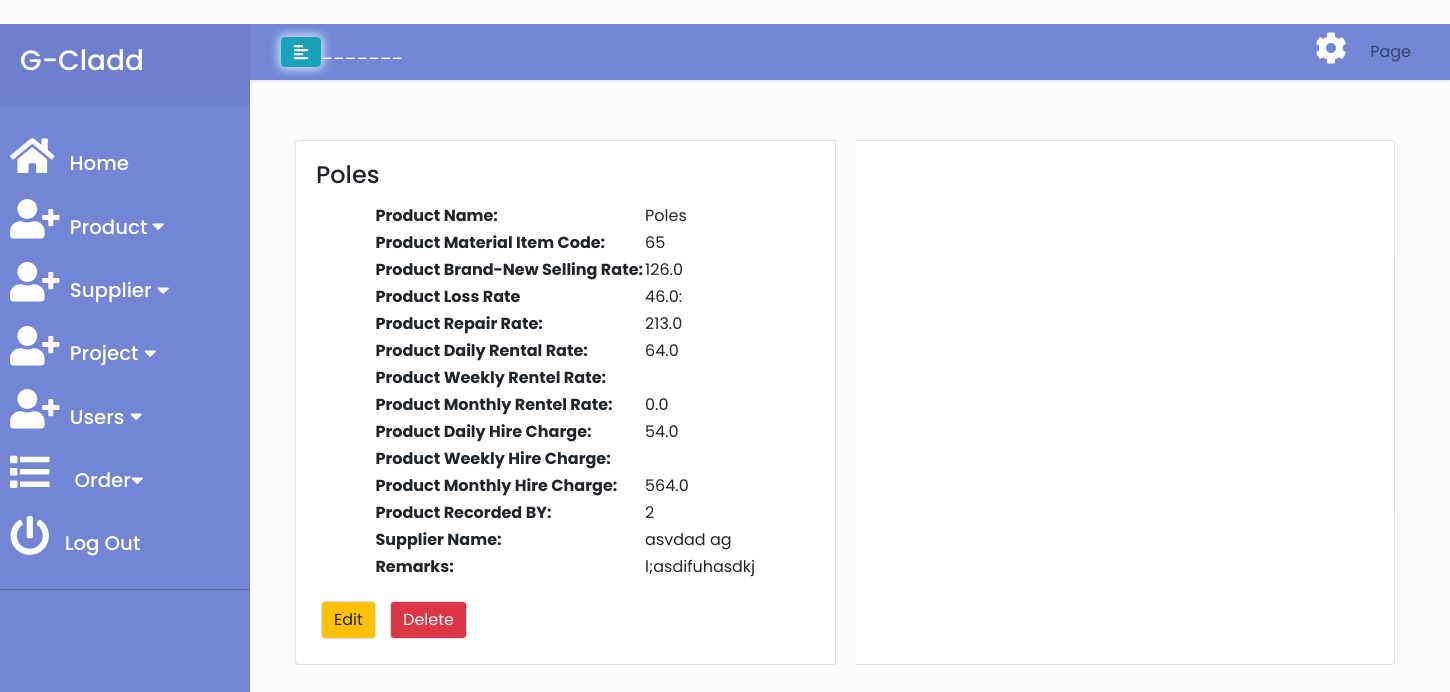
The app's page /product/6/ (signed in) with its own data.
### product/models.py (models this page shows, shortened)
class ProductRegister(models.Model):
    productName= models.CharField(max_length=100)
    productMaterialItemCode= models.CharField(max_length=100)
    productBrandNewSellingRate= models.FloatField()
    productSecondHandSellingRate= models.FloatField()
    productLossRate=models.FloatField()
    productRepairRate=models.FloatField()
    productCleaningRate=models.FloatField()
    productDailyRentalRate=models.FloatField()
    productWeeklyRentalRate=models.FloatField()
    productMonthlyRentalRate=models.FloatField()
    productDailyHireCharge=models.FloatField()
    productWeeklyHireCharge=models.FloatField()
    productMonthlyHireCharge=models.FloatField()
    productRecordedBy=models.CharField(max_length=100)
    supplierName=models.CharField(max_length=100)
    remarks=models.CharField(max_length=200)
    def get_update_url(self):
        return reverse('product_update',args=[self.id])
    def get_delete_url(self):
        return reverse('product_delete',args=[self.id])
    class Meta:
        ordering=['productName']

### product/views.py (the view)
# urls.py: path('<int:pk>/',views.ProductDetailView.as_view(),name='product_detail'),
class ProductDetailView(generic.DetailView):
    model=ProductRegister
    context_object_name='product'
    template_name='product/product_detail.html'

### product/templates/product/product_detail.html (shortened to what this page needs)
{%extends 'layout.html'%}
{% block content%}
    <div class="container" style="margin: 10px;padding: 10px;">
        <div class="card-group" >
            <div class="card" style="margin:10px;width:500rem;">
                <div class="card-body">
                    <h4 class="card-title">{{product.productName}}</h4>
                    <p class="card-text">
                        <table align="center">
                            <tr>
                                <td><b> Product Name:</b></td>
                                <td>{{product.productName}}</td>
                            </tr>
                            <tr>
                                <td><b> Product Material Item Code:</b></td>
                                <td>{{product.productMaterialItemCode}}</td>
                            </tr>
                            <tr>
                                <td><b>Product Brand-New Selling Rate:</b></td>
                                <td>{{product.productBrandNewSellingRate}}</td>
                            </tr>
                            <tr>
                                <td><b> Product Loss Rate</b></td>
                                <td>{{product.productLossRate}}:</td>
                            </tr>
                            <tr>
                                <td><b> Product Repair Rate:</b></td>
                                <td>{{product.productRepairRate}}</td>
                            </tr>
                            <tr>
                                <td><b> Product Daily  Rental Rate:</b></td>
                                <td>{{product.productDailyRentalRate}}</td>
                            </tr>
                            <tr>
                                <td><b>Product Weekly Rentel Rate:</b></td>
                                <td>{{product.productWeekyRentalRate}}</td>
                            </tr>
                            <tr>
                                <td><b>Product Monthly Rentel Rate:</b></td>
                                <td>{{product.productMonthlyRentalRate}}</td>
                            </tr>
                            <tr>
                                <td><b>Product Daily Hire Charge:</b></td>
                                <td>{{product.productDailyHireCharge}}</td>
                            </tr>
                            <tr>
                                <td><b>Product Weekly Hire Charge:</b></td>
                                <td>{{product.productWeekyHireCharge}}</td>
                            </tr>
                            <tr>
                                <td><b>Product Monthly Hire Charge:</b></td>
                                <td>{{product.productMonthlyHireCharge}}</td>
                            </tr>
                            <tr>
                                <td><b>Product Recorded BY:</b></td>
                                <td>{{product.productRecordedBy}}</td>
                            </tr>
                            <tr>
                                <td><b>Supplier Name:</b></td>
                                <td>{{product.supplierName}}</td>
                            </tr>
                            <tr>
                                <td><b>Remarks:</b></td>
                                <td>{{product.remarks}}</td>
                            </tr>
                        </table>
                    </p>
                    <a href="{{product.get_update_url}}">
                        <button class="btn btn-warning border rounded" type="button" style="margin: 5px;">Edit</button>
                    </a>
                    <a href="{{product.get_delete_url}}">
                        <button class="btn btn-danger border rounded" type="button" style="margin: 5px;">Delete</button>
                    </a>
                </div>
            </div>
            <div class="card" style="margin:10px;">
            </div>
        </div>
    </div>
{% endblock %}

### templates/layout.html (shortened to what this page needs)
﻿{%if not user.is_authenticated  %}
<h1><a href="{% url 'login' %}">Login</a></h1>
{%else%}
<!DOCTYPE html>
<html>
<head>
    {% load static %}
    <link rel="stylesheet" href="https://stackpath.bootstrapcdn.com/bootstrap/4.1.0/css/bootstrap.min.css"
>
    <link rel="stylesheet" type="text/css" href="{% static 'site.css' %}">
    <link rel="stylesheet" href="https://cdn.linearicons.com/free/1.0.0/icon-font.min.css">
    <link rel="stylesheet" href="https://cdnjs.cloudflare.com/ajax/libs/font-awesome/4.7.0/css/font-awesome.min.css">
    <link rel="stylesheet" href="https://cdnjs.cloudflare.com/ajax/libs/tempusdominus-bootstrap-4/5.0.1/css/tempusdominus-bootstrap-4.min.css" />
</head>
<body>
    <div class="wrapper">
        {% include 'sidebar/SA.html' %}
        <div id="content">
            <nav class="navbar navbar-expand-lg navbar-light ">
                <div class="container-fluid">
                    <button type="button" id="sidebarCollapse" class="btn btn-info">
                        <i class="fas fa-align-left"></i>
                    </button>_______
                    <div class="collapse navbar-collapse" id="navbarSupportedContent">
                        <ul class="nav navbar-nav ml-auto">
                            <li class="nav-item active navbar-btn">
                                <a href="#">
                                    <i class="fas fa-cog fa-2x"></i>
                                </a>
                            </li>
                            <li class="nav-item">
                                <a class="nav-link" href="/account/password_change">
                                    Page
                                </a>
                            </li>
                        </ul>
                    </div>
                </div>
            </nav>
            <div class="container-fluid">
                {% block content %}
                {% endblock %}
            </div>
        </div>
    </div>
</body>
</html>
{%endif%}

### templates/sidebar/SA.html (shortened to what this page needs)
<nav id="sidebar">
    <div class="sidebar-header">
        <h3>G-Cladd</h3>
    </div>
   <ul class="list-unstyled components">
        <li >
            <a href="{% url 'dashboard'%}">
                <i class="fas fa-home fa-2x"></i>
                <span class="CTAs"> &ensp;Home</span>
            </a>
        </li>
        <li>
            <a href="#productSubmenu" data-toggle="collapse" aria-expanded="false">
                <i class="fas fa-user-plus fa-2x"></i>
                <span class="CTAs">&nbsp;Product
                    <i class="fas fa-caret-down"></i>
                </span>
            </a>
        </li>
        <li>
            <a href="#supplierSubmenu" data-toggle="collapse" aria-expanded="false">
                <i class="fas fa-user-plus fa-2x"></i>
                <span class="CTAs">&nbsp;Supplier
                    <i class="fas fa-caret-down"></i>
                </span>
            </a>
        </li>
        <li>
            <a href="#projectSubmenu" data-toggle="collapse" aria-expanded="false">
                <i class="fas fa-user-plus fa-2x"></i>
                <span class="CTAs">&nbsp;Project
                    <i class="fas fa-caret-down"></i>
                </span>
            </a>
        </li>
       {%if request.user.is_staff %}
        <li>
            <a href="#userSubmenu" data-toggle="collapse" aria-expanded="false">
                <i class="fas fa-user-plus fa-2x"></i>
                <span class="CTAs">&nbsp;Users
                    <i class="fas fa-caret-down"></i>
                </span>
            </a>
        </li>
        {%endif%}
        <li>
            <a href="#orderSubmenu" data-toggle="collapse" aria-expanded="false">
                <i class="fas fa-list fa-2x"></i>
                <span class="CTAs">
                    &emsp;Order<i class="fas fa-caret-down"></i>
                </span>
            </a>
        </li>
        <li>
            <a href="{% url 'logout'%}">
                    <i class="fas fa-power-off fa-2x"></i>
                    <span class="CTAs"> &ensp;Log Out</span>
                </a>
        </li>
   </ul>
</nav>

### static/site.css (style rules this page uses)
body { font-family: 'Poppins', sans-serif; background: #fafafa; }
.btn-info { box-shadow: 0px 0px 8px 3px #c5dcf4 }
p { font-family: 'Poppins', sans-serif; font-size: 1.1em; font-weight: 300; line-height: 1.7em; color: #999; }
a, a:hover, a:focus { color: inherit; text-decoration: none; transition: all 0.3s; }
.navbar { background: #7386D5; border: none; border-radius: 0; margin-bottom: 40px; box-shadow: 1px 1px 3px rgba(0, 0, 0, 0.1); color: rgb(255, 255, 255); }
.navbar-btn { box-shadow: none; outline: none !important; border: #ddd; padding-right: 15px; }
i, span { display: inline-block; }
.wrapper { display: flex; align-items: stretch; }
#sidebar { min-width: 250px; max-width: 250px; background: #7386D5; color: #fff; transition: all 0.3s; font-size: large; font-weight: 500; }
#sidebar ul li a { text-align: left; }
#sidebar .sidebar-header { padding: 20px; background: #6d7fcc; }
#sidebar ul.components { padding: 20px 0; border-bottom: 1px solid #47748b; }
#sidebar ul li a { padding: 10px; font-size: 1.1em; display: block; }
a[data-toggle="collapse"] { position: relative; }
#content { width: 100%; padding: 0px; min-height: 100vh; transition: all 0.3s; }

### records on screen
ProductRegister: productName "Poles", productMaterialItemCode "65", productBrandNewSellingRate "126.0", productLossRate "46.0", productRepairRate "213.0", productDailyRentalRate "64.0", productMonthlyRentalRate "0.0", productDailyHireCharge "54.0", productMonthlyHireCharge "564.0", productRecordedBy "2", supplierName "asvdad ag", remarks "l;asdifuhasdkj"
